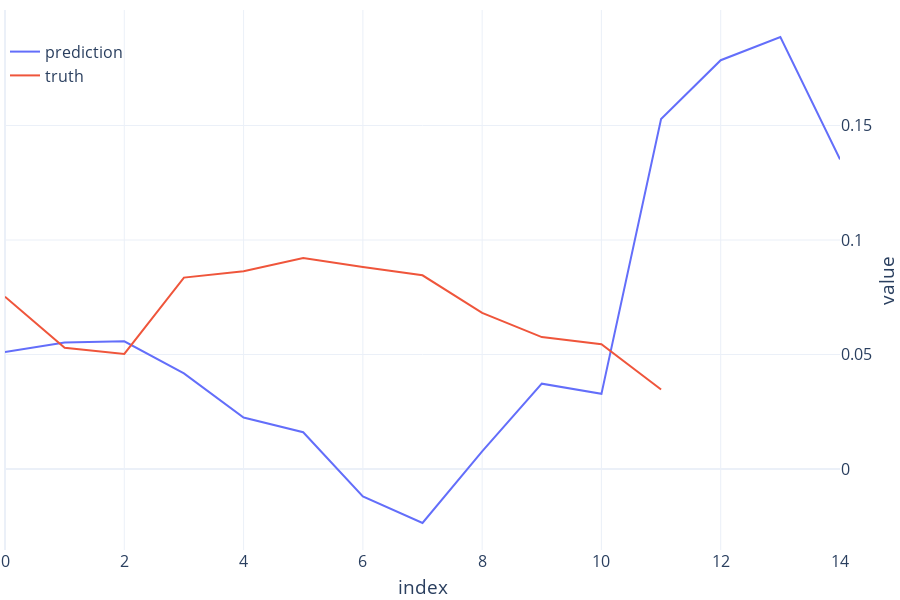

This figure's notebook cell:
### Code cell
plot_interactive_df(sims[["prediction", "truth"]])

### Figure 1 — Plotly figure (JSON) as saved in the notebook; plotly's stock layout.template omitted (floating-point values rounded to 4 significant figures)
{"data": [{"hoverlabel": {"namelength": 0}, "hovertemplate": "   =prediction<br>index=%{x}<br>value=%{y}", "legendgroup": "prediction", "line": {"color": "#636efa", "dash": "solid"}, "mode": "lines", "name": "prediction", "showlegend": true, "type": "scatter", "x": [0, 1, 2, 3, 4, 5, 6, 7, 8, 9, 10, 11, 12, 13, 14], "xaxis": "x", "y": [0.05106, 0.05522, 0.05576, 0.04174, 0.02249, 0.01607, -0.01191, -0.02355, 0.00773, 0.03728, 0.03284, 0.1528, 0.1785, 0.1886, 0.1352], "yaxis": "y"}, {"hoverlabel": {"namelength": 0}, "hovertemplate": "   =truth<br>index=%{x}<br>value=%{y}", "legendgroup": "truth", "line": {"color": "#EF553B", "dash": "solid"}, "mode": "lines", "name": "truth", "showlegend": true, "type": "scatter", "x": [0, 1, 2, 3, 4, 5, 6, 7, 8, 9, 10, 11, 12, 13, 14], "xaxis": "x", "y": [0.07527, 0.05295, 0.05029, 0.0836, 0.08638, 0.09217, 0.08823, 0.08461, 0.06817, 0.05762, 0.05448, 0.03474, null, null, null], "yaxis": "y"}], "layout": {"font": {"size": 16}, "height": 600, "legend": {"bgcolor": "rgba(0,0,0,0)", "title": {"text": "   "}, "tracegroupgap": 0, "x": 0, "y": 1}, "margin": {"b": 0, "l": 0, "r": 0, "t": 0}, "xaxis": {"anchor": "y", "domain": [0, 1], "fixedrange": true, "title": {"text": "index"}}, "yaxis": {"anchor": "x", "domain": [0, 1], "fixedrange": true, "side": "right", "title": {"text": "value"}}}}
